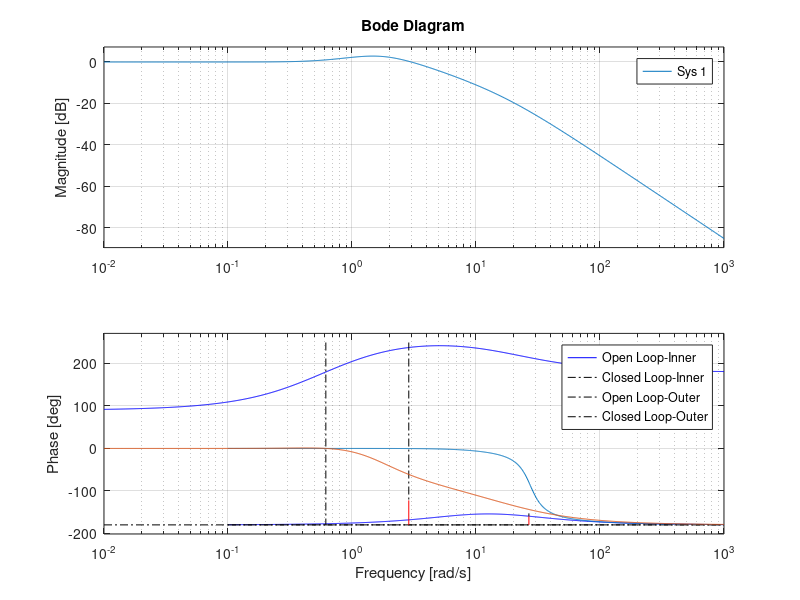

Reproduce this figure in MATLAB.
clear;
clc;
%Ball Beam System
% system parameters known to controller
P.m1    = 0.35;    % kg
P.m2    = 2;       % kg
P.l     = 0.5;     % m
P.g     = 9.81;     % m/s^2

% initial conditions
P.z0 = 0.25;
P.zdot0 = 0;
P.theta0 = 0;
P.thetadot0 = 0;

%max force 
P.force_max = 25;
% sample rate of controller
P.Ts = 0.01;

% dirty derivative gain
P.sigma = 0.05;

% input constraint
P.F_max = 15;

% tunning parameters
%tr_z = 10;%5;  % rise time for outer loop
tr_z = 1.5;%tuned for fastest rise time without saturation
zeta_z   = 0.707; % damping ratio for outer loop
M = 10;    % time scale separation between inner and outer loop
zeta_th  = 0.707; % damping ratio for inner loop
% P.ki_z = -0.1;

% PD designs for inner loop
P.ze = P.l/2; %equilibrium pos
b0 = P.l/(P.m2*P.l^2/3+P.m1*P.ze^2);
tr_theta = tr_z/M;  % rise time for inner loop
wn_th    = 2.2/tr_theta; % natural frequency for inner loop
% P.kp_th  = wn_th^2/b0; % kp - inner loop
% P.kd_th  = 2*zeta_th*wn_th/b0; % kd - inner loop

%DC gain for inner loop
k_DC_th = 1;

%PD design for outer loop
wn_z   = 2.2/tr_z;
% P.kp_z = -wn_z^2/P.g;
% P.kd_z = -2*zeta_z*wn_z/P.g;

%adjusted gains for hw 17
P.kp_th = 126.7419;
P.kd_th = 9.7753;
P.kp_z  = -0.3430;
P.kd_z  = -0.2645;
P.ki_z  = -0.1000;


% transfer functions for inverted pendulum
P_in = tf([b0],[1,0,0]);
P_out = tf([-P.g],[1,0,0]);
C_in = tf([(P.kd_th+P.sigma*P.kp_th), P.kp_th], [P.sigma, 1]);
C_out = tf([(P.kd_z+P.kp_z*P.sigma),(P.kp_z+P.ki_z*P.sigma),P.ki_z],[P.sigma,1,0]);


figure(1), clf, margin(P_in*C_in), grid on, hold on
bode(P_in*C_in/(1+P_in*C_in)) 
margin(P_out*C_out)
bode(P_out*C_out/(1+P_out*C_out))
legend('Open Loop-Inner', 'Closed Loop-Inner','Open Loop-Outer', 'Closed Loop-Outer')

[m,p] = bode (C_out*P_out,.6); %this pulls magnitude and phase at .6

%bandwidth of inner loop is approximately 43 rad/s which is slightly larger
%than the crossover frequency of 26.7

%bandwidth of outer loop is approximately 4.3 rad/s which is slightly larger
%than the crossover frequency of 2.87

%the bandwidth separation is roughprximadamete 10 which justifies using
%successive loop closure design approach

% answer from solution
% As seen from Figure 1 the bandwidth of the inner loop is approximately
% 44 rad/sec, which is 1.7 times larger than the cross over frequency of 26 rad/sec.
% The larger bandwidth is due to the small phase margin of PM = 20 degrees.
% Similarly, Figure 1 indicates that the bandwidth of the outer loop
% is 4.2 rad/sec, which is 1.5 times larger than the cross over frequency of
% 2.8 rad/sec. The higher phase margin of PM = 58 degrees increases the
% damping in the system and lowers the bandwidth slightly. The closed-loop
% magnitude for the inner loop is approximately one at frequencies up to five
% times the bandwidth of the inner loop. Furthermore, the phase of the closed
% inner loop system is near zero up to frequencies above the crossover frequency
% of the outer loop. This bandwidth separation ensures that the influence of
% the inner loop on the outer loop design and operation is minimal within the
% bandwidth of the inner loop.
